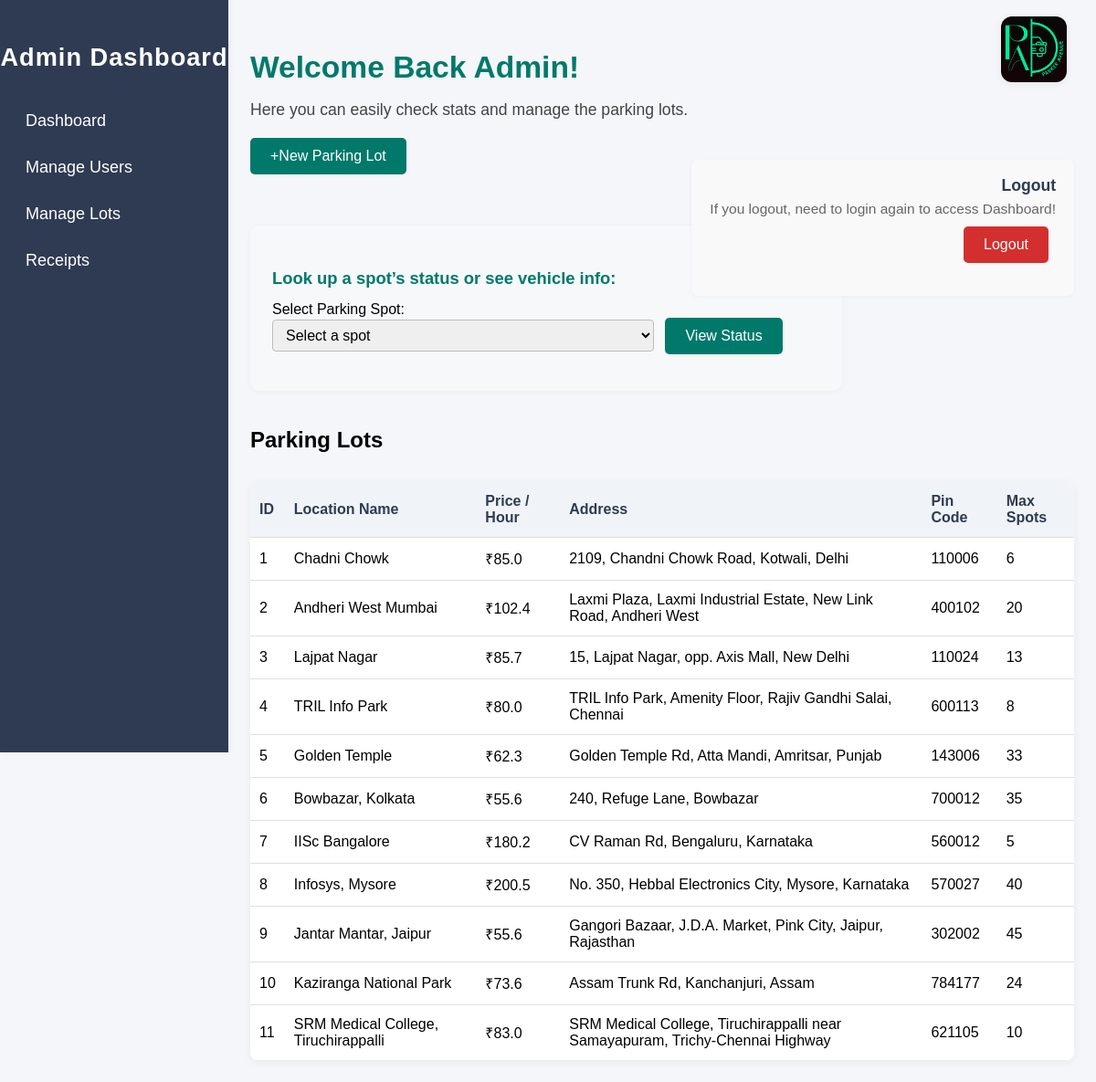
/admin_dashboard (signed in), run on the app's committed database.
### models.py (models this page shows)
class ParkingLot(db.Model):
    id=db.Column(db.Integer, primary_key=True)
    prime_location_name=db.Column(db.String(150), nullable=False)
    price_per_hour=db.Column(db.Float, nullable=False)
    address=db.Column(db.String(200), nullable=False)
    pin_code=db.Column(db.String(12), nullable=False)
    max_spots=db.Column(db.Integer, nullable=False)
    spots=db.relationship('ParkingSpot', backref='lot', lazy=True)

### app.py (the view, shortened to what this page needs)
@app.route('/admin_dashboard', methods=['GET', 'POST'])
@admin_required
def admin_dashboard():
    lots=ParkingLot.query.all()
    spots=ParkingSpot.query.order_by(ParkingSpot.spot_number).all()
    total_users=User.query.count()
    total_lots=ParkingLot.query.count()
    selected_spot=None
    reservation=None
    vehicle=None
    return render_template('admin_dashboard.html',spots=spots,selected_spot=selected_spot,total_users=total_users,total_lots=total_lots,reservation=reservation,lots=lots,vehicle=vehicle)

### app.py (called while the page is built)
def admin_required(f):
    @wraps(f)
    def decorated_function(*args, **kwargs):
        if not session.get('admin_logged_in'):
            flash('Admin access is required', 'danger')
            return redirect(url_for('admin_login'))
        return f(*args, **kwargs)
    return decorated_function

### templates/admin_dashboard.html (shortened to what this page needs)
<!DOCTYPE html>
<html lang="en">
<head>
</head>
<body>
  <nav class="sidebar" aria-label="Admin Navigation">
    <h2>Admin Dashboard</h2>
    <a href="{{ url_for('admin_dashboard') }}">Dashboard</a>
    <a href="{{ url_for('manage_users') }}">Manage Users</a>
    <a href="{{ url_for('manage_lots') }}">Manage Lots</a>
    <a href="{{ url_for('receipts') }}">Receipts</a>
  </nav>
  <main class="main-content">
    <div class="logo-container">
      <img src="{{ url_for('static', filename='parker_avenue_logo.png') }}" alt=" " />
    </div>
    <h1>Welcome Back Admin!</h1>
    <p class="subtext">
      Here you can easily check stats and manage the parking lots.
    </p>
    <a href="{{ url_for('create_lot') }}" class="btn">+New Parking Lot</a>
    <section class="setting-section" aria-label="Logout section">
      <h3>Logout</h3>
      <p>If you logout, need to login again to access Dashboard!</p>
      <form action="{{ url_for('logout') }}" method="POST">
        <button class="btn delete" type="submit">Logout</button>
      </form>
    </section>
    <section class="spot-search-section" aria-label="Parking Spot Search">
      <h4>Look up a spot’s status or see vehicle info:</h4>
      <form method="POST">
        <label for="spot_id">Select Parking Spot:</label>
        <select name="spot_id" id="spot_id" required>
          <option value="" disabled selected>Select a spot</option>
        </select>
        <button type="submit" class="btn">View Status</button>
      </form>
    </section>
    <h2 style="margin-top: 40px;">Parking Lots</h2>
    <table>
      <thead>
        <tr>
          <th>ID</th>
          <th>Location Name</th>
          <th>Price / Hour</th>
          <th>Address</th>
          <th>Pin Code</th>
          <th>Max Spots</th>
        </tr>
      </thead>
      <tbody>
        {% if lots and lots|length > 0 %}
        {% for lot in lots %}
        <tr>
          <td>{{ lot.id }}</td>
          <td>{{ lot.prime_location_name }}</td>
          <td>₹{{ lot.price_per_hour }}</td>
          <td>{{ lot.address }}</td>
          <td>{{ lot.pin_code }}</td>
          <td>{{ lot.max_spots }}</td>
        </tr>
        {% endfor %}
        {% else %}
        <tr>
          <td colspan="6">No parking lots found.</td>
        </tr>
        {% endif %}
      </tbody>
    </table>
  </main>
</body>
</html>

### templates/admin_dashboard.html (style rules this page uses)
body { font-family:Arial, sans-serif; display:flex; margin:0; background: #f4f6fa; }
.sidebar { width:250px; background-color: #2f3b52; color:#fff; padding-top:24px; height:100vh; position:fixed; box-shadow:2px 0 8px rgba(0,0,0,0.04); }
.sidebar h2 { text-align:center; margin-bottom:28px; letter-spacing:1px; font-size:1.7rem; }
.sidebar a { color:white; padding:15px 24px; text-decoration:none; display:block; font-size:18px; border-left:4px solid transparent; transition:background 0.2s,border-color 0.2s; }
.main-content { margin-left:250px; padding:32px 24px 24px 24px; width: 100%; min-height: 100vh; }
.logo-container { position:absolute; top:18px; right:32px; text-align:right; }
.logo-container img { height:72px; width:72px; border-radius:12px; background:#fff; box-shadow:0 2px 8px rgba(0,0,0,0.07); }
h1 { font-size:2.1rem; color: #00796b; margin-bottom:8px; }
p.subtext { color:#444; margin-bottom:20px; font-size:1.1rem; }
.btn { background-color: #00796b; color:white; border:none; padding:11px 22px; border-radius:5px; text-decoration:none; font-size:16px; margin-right:8px; transition: background 0.2s; cursor: pointer; display: inline-block; margin-bottom:18px; }
.btn.delete { background-color: #d32f2f; }
.setting-section { text-align:right; margin:24px 0 12px 0; padding:18px 20px; background-color:#f9f9f9; border-radius:7px; box-shadow:0 1px 4px rgba(0,0,0,0.04); display:inline-block; float:right; }
.setting-section h3 { margin:0 0 6px 0; font-size:1.1rem; color: #2f3b52; }
.setting-section p { margin:0 0 10px 0; font-size:0.97rem; color:#666; }
.spot-search-section { margin:38px 0 26px 0; padding:22px 24px; background:#f6f8fa; border-radius:10px; max-width:600px; box-shadow:0 1px 6px rgba(0,0,0,0.04); }
.spot-search-section h4 { margin-bottom:14px; color:#00796b; font-size:1.15rem; }
.spot-search-section label { font-weight:500; margin-right:8px; }
.spot-search-section select { padding:7px 10px; border-radius:4px; border:1px solid #bdbdbd; margin-right:8px; font-size:1rem; }
table { width:100%; border-collapse:collapse; margin-top:32px; background:#fff; border-radius:8px; overflow:hidden; box-shadow:0 2px 10px rgba(0,0,0,0.06); }
th, td { padding:12px 10px; border-bottom:1px solid #e0e0e0; text-align: left; }
th { background:#f0f4f8; font-weight:600; color:#2f3b52; }
tr:last-child td { border-bottom:none; }

### data on the page
ParkingLot: id "1", prime_location_name "Chadni Chowk", price_per_hour "85.0", address "2109, Chandni Chowk Road, Kotwali, Delhi", pin_code "110006", max_spots "6"
ParkingLot: id "2", prime_location_name "Andheri West Mumbai", price_per_hour "102.4", address "Laxmi Plaza, Laxmi Industrial Estate, New Link Road, Andheri West", pin_code "400102", max_spots "20"
ParkingLot: id "3", prime_location_name "Lajpat Nagar", price_per_hour "85.7", address "15, Lajpat Nagar, opp. Axis Mall, New Delhi", pin_code "110024", max_spots "13"
ParkingLot: id "4", prime_location_name "TRIL Info Park", price_per_hour "80.0", address "TRIL Info Park, Amenity Floor, Rajiv Gandhi Salai, Chennai", pin_code "600113", max_spots "8"
ParkingLot: id "5", prime_location_name "Golden Temple", price_per_hour "62.3", address "Golden Temple Rd, Atta Mandi, Amritsar, Punjab", pin_code "143006", max_spots "33"
ParkingLot: id "6", prime_location_name "Bowbazar, Kolkata", price_per_hour "55.6", address "240, Refuge Lane, Bowbazar", pin_code "700012", max_spots "35"
ParkingLot: id "7", prime_location_name "IISc Bangalore", price_per_hour "180.2", address "CV Raman Rd, Bengaluru, Karnataka", pin_code "560012", max_spots "5"
ParkingLot: id "8", prime_location_name "Infosys, Mysore", price_per_hour "200.5", address "No. 350, Hebbal Electronics City, Mysore, Karnataka", pin_code "570027", max_spots "40"
ParkingLot: id "9", prime_location_name "Jantar Mantar, Jaipur", price_per_hour "55.6", address "Gangori Bazaar, J.D.A. Market, Pink City, Jaipur, Rajasthan", pin_code "302002", max_spots "45"
ParkingLot: id "10", prime_location_name "Kaziranga National Park", price_per_hour "73.6", address "Assam Trunk Rd, Kanchanjuri, Assam", pin_code "784177", max_spots "24"
ParkingLot: id "11", prime_location_name "SRM Medical College, Tiruchirappalli", price_per_hour "83.0", address "SRM Medical College, Tiruchirappalli near Samayapuram, Trichy-Chennai Highway", pin_code "621105", max_spots "10"
